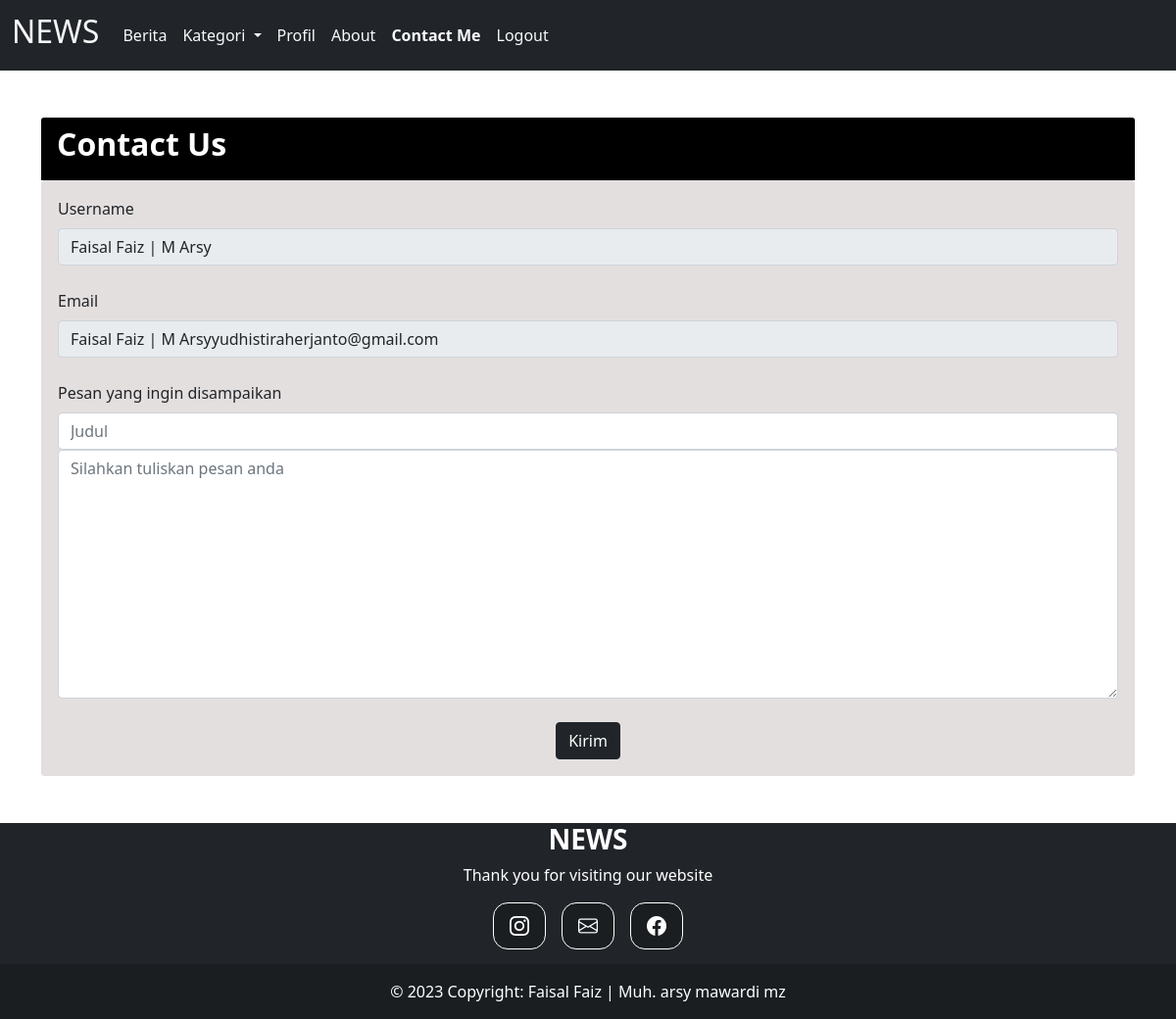
The page /contactpage.php (signed in) on the database its author committed.
### tables this page shows
CREATE TABLE `user` (
  `id` varchar(30) NOT NULL,
  `username` varchar(50) NOT NULL,
  `email` varchar(50) NOT NULL,
  `jeniskelamin` enum('Laki-Laki','Perempuan','','') NOT NULL,
  `pekerjaan` varchar(50) NOT NULL,
  `password_user` varchar(50) NOT NULL,
  `thumbnail` varchar(255) NOT NULL,
  `level_user` varchar(15) NOT NULL
);

### contactpage.php (the view, shortened to what this page needs)
<?php
    include "koneksi.php";
?>
<!DOCTYPE html>
<html lang="en">
<head>
    <link rel="stylesheet" href="https://cdn.jsdelivr.net/npm/bootstrap-icons@1.8.1/font/bootstrap-icons.css">
    <link rel="stylesheet" href="css/bootstrap.min.css">
</head>
<body>
<nav class="navbar navbar-expand-lg navbar-light bg-dark ">
        <div class="container-fluid">
          <a class="navbar-brand text-light" href="#"><h2>NEWS</h2></a>
          <div class="collapse navbar-collapse" id="navbarNav">
            <ul class="navbar-nav justify-content-center">
              <li class="nav-item">
                <a class="nav-link text-light" href="user/indexuser.php">Berita</a>
              </li>
              <li class="nav-item dropdown">
               <a class="nav-link dropdown-toggle nav-link text-light" href="#" id="navbarDropdownMenuLink" role="button" data-bs-toggle="dropdown" aria-expanded="false">
               Kategori
          </a>
              </li>
              <li class="nav-item">
                <a class="nav-link text-light" href="user/indexprofil.php">Profil</a>
              </li>
              <li class="nav-item">
                <a class="nav-link text-light" href="user/aboutpageuser.php">About</a>
              </li>
              <li class="nav-item">
                <a class="nav-link text-light fw-bold" href="contactpage.php">Contact Me</a>
              </li>
              <li class="nav-item">
                <a class="nav-link text-light" href="logout.php">Logout</a>
              </li>
            </ul>
          </div>
        </div>
      </nav>
      <?php
      $query = mysqli_query($koneksi, "SELECT * FROM  user WHERE id='$_SESSION[id]'");
      $data = mysqli_fetch_array($query);
      ?>
      <div class="container my-5">
            <div class="row">
                <div class="col-md-12">
                    <div class="card border-0">
                        <div class="card-header" style="background-color:black;">
                            <div class="d-flex justify-content-between">
                                <h2 class="fw-bold text-white">Contact Us</h2>
                            </div>
                        </div>
                        <div class="card">
                            <div class="card-body" style="background-color:#e4dfdf;">
                              <form action="contactpageproses.php" method="post"enctype="multipart/form-data">
                              <div class="mb-4">
                                    <label for="usename" class="form-label">Username</label>
                                    <input
                                        type="text"
                                        name="username"
                                        id="username"
                                        class="form-control"
                                        disabled
                                        value="<?=$data['username']?>">
                                    </div>
                                <div class="mb-4">
                                    <label for="email" class="form-label">Email</label>
                                    <input
                                        type="email"
                                        name="email"
                                        id="email"
                                        class="form-control"
                                        disabled
                                        value="<?=$data['email']?>">
                                    </div>
                                <div class="mb-4">
                                    <label for="content" class="form-label">Pesan yang ingin disampaikan</label>
                                    <input type="text" name="judul_ulasan" id="judul_ulasan" class="form-control" placeholder="Judul">
                                    <textarea name="content" id="content" cols="30" rows="10" class="form-control" placeholder="Silahkan tuliskan pesan anda"></textarea>
                                </div>
                                <div class="text-center">
                                <button type="submit" class="btn btn-dark text-white" name="submit">Kirim</button>
                                </div>
                               </form>
                            </div>
                        </div>
                    </div>
                </div>
            </div>
        </div>
      <?php
      include "footer.php";
      ?>
</body>
</html>

### rows shown on the page
user: username "Faisal Faiz | M Arsy", email "Faisal Faiz | M Arsyyudhistiraherjanto@gmail.com"
